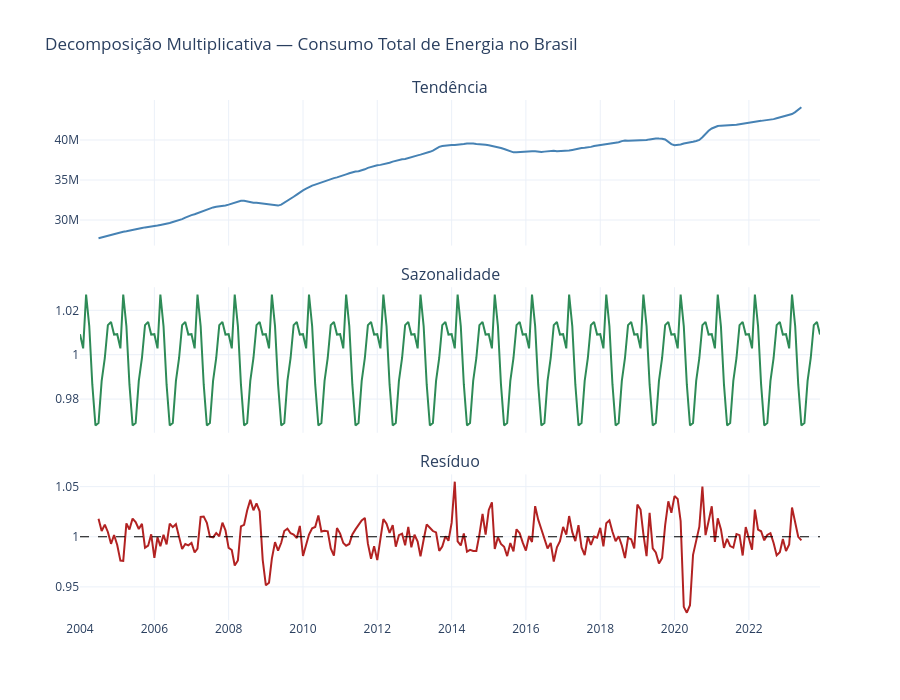

The notebook cell saved with this chart:
### Markdown cell above
## 4. Decomposição da Série Temporal: Anatomia do Consumo

### Code cell
consumo_brasil = serie_segmento(consumo, 'Total')
res_total      = decompor(consumo_brasil)
 
fig = make_subplots(rows=3, cols=1, shared_xaxes=True,
                    subplot_titles=('Tendência', 'Sazonalidade', 'Resíduo'),
                    vertical_spacing=0.08)
for row, (comp, cor, nome) in enumerate([
        ('trend',    'steelblue', 'Tendência'),
        ('seasonal', 'seagreen',  'Sazonalidade'),
        ('resid',    'firebrick', 'Resíduo')], start=1):
    s = getattr(res_total, comp)
    fig.add_trace(go.Scatter(x=s.index, y=s, name=nome,
                              line=dict(color=cor, width=2)), row=row, col=1)
fig.add_hline(y=1, line_dash='dash', line_color='black', line_width=1, row=3, col=1)
fig.update_layout(title='Decomposição Multiplicativa — Consumo Total de Energia no Brasil',
                  height=700, showlegend=False, template='plotly_white')
fig.write_html('decomposicao_total.html')
fig.show()

### Figure 1 — Plotly figure (JSON) as saved in the notebook; plotly's stock layout.template omitted (floating-point values rounded to 4 significant figures; data arrays with more than 128 entries replaced by an {"elided": "..."} marker saying what was removed)
{"data": [{"line": {"color": "steelblue", "width": 2}, "name": "Tendência", "type": "scatter", "x": {"elided": "240 str values"}, "xaxis": "x", "y": {"elided": "240 float values"}, "yaxis": "y"}, {"line": {"color": "seagreen", "width": 2}, "name": "Sazonalidade", "type": "scatter", "x": {"elided": "240 str values"}, "xaxis": "x2", "y": {"elided": "240 float values"}, "yaxis": "y2"}, {"line": {"color": "firebrick", "width": 2}, "name": "Resíduo", "type": "scatter", "x": {"elided": "240 str values"}, "xaxis": "x3", "y": {"elided": "240 float values"}, "yaxis": "y3"}], "layout": {"annotations": [{"font": {"size": 16}, "showarrow": false, "text": "Tendência", "x": 0.5, "xanchor": "center", "xref": "paper", "y": 1, "yanchor": "bottom", "yref": "paper"}, {"font": {"size": 16}, "showarrow": false, "text": "Sazonalidade", "x": 0.5, "xanchor": "center", "xref": "paper", "y": 0.64, "yanchor": "bottom", "yref": "paper"}, {"font": {"size": 16}, "showarrow": false, "text": "Resíduo", "x": 0.5, "xanchor": "center", "xref": "paper", "y": 0.28, "yanchor": "bottom", "yref": "paper"}], "height": 700, "shapes": [{"line": {"color": "black", "dash": "dash", "width": 1}, "type": "line", "x0": 0, "x1": 1, "xref": "x3 domain", "y0": 1, "y1": 1, "yref": "y3"}], "showlegend": false, "title": {"text": "Decomposição Multiplicativa — Consumo Total de Energia no Brasil"}, "xaxis": {"anchor": "y", "domain": [0, 1], "matches": "x3", "showticklabels": false}, "xaxis2": {"anchor": "y2", "domain": [0, 1], "matches": "x3", "showticklabels": false}, "xaxis3": {"anchor": "y3", "domain": [0, 1]}, "yaxis": {"anchor": "x", "domain": [0.72, 1]}, "yaxis2": {"anchor": "x2", "domain": [0.36, 0.64]}, "yaxis3": {"anchor": "x3", "domain": [0, 0.28]}}}
